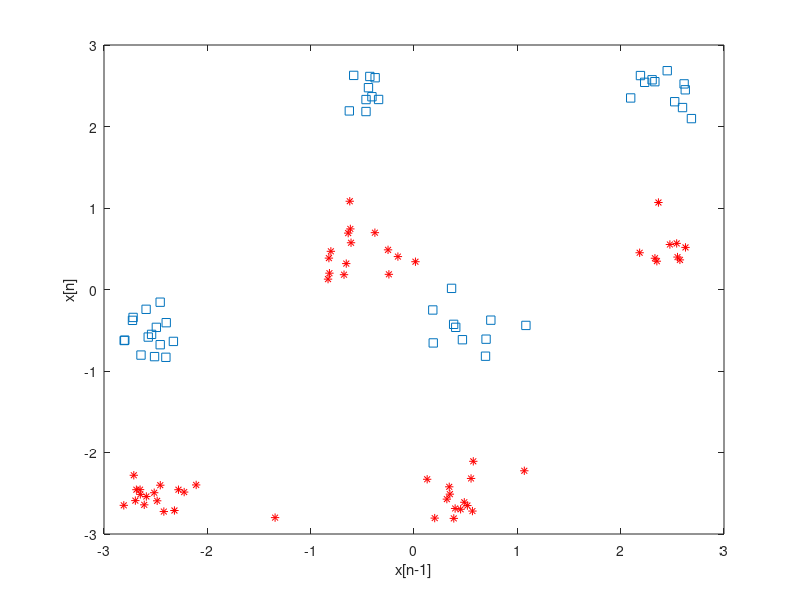

Here is the MATLAB script that generated this plot: (Note: this script raises an error after producing the figure.)
%Generating Random Numbers with a Seed 
randn('seed',54432) 
clear all
y=sign(randn(1,101));
a=1.5;
x=filter([1 a],1,y)+0.2*randn(size(y));
%to determine Symbol 
X=buffer(x,2,1,'nodelay'); 
i1=find(y(2:end)==1);
i2=find(y(2:end)==-1);
%Mat_Ploting the Dataset 
figure(1)
 plot(X(1,i1),X(2,i1),'s')
 hold all 
 plot(X(1,i2),X(2,i2),'r*')
 %Labeling Names
 xlabel('x[n-1]')
 ylabel('x[n]')
Y=y(2:end);
%RBF Classfier
%Mapping into Kernel
%Training_the_Model
x_1=X(1,:);
[G1,G2] = meshgrid(linspace(-3,3,100), linspace(-3,3,100)); 
%TEsting the model
x_1=G1(:)';
y_1=G2(:)';
x_3=[x_1' y_1']';
%HD_Kernel_RBF_Function 
K_Matrix_1=kernelmatrix('rbf',X,X,1);
%Kernel_SVM_Model_ From Library 
SVM=svmtrain(Y',[(1:length(Y))',K_Matrix_1], '-s 0 -t 4 -c  100')
idx=SVM.sv_indices';
coff=SVM.sv_coef';
%Random_Alpha
Alpha=zeros(1,100);
j=0
for i=1:15
    j=idx(i)
    Alpha(j)=coff(i);
    j+1
end 
y=Alpha*K_Matrix_1;
 
%Dot Products B\W Data for Test_sets 
%Matrix_RBF_Function
K_Exp_2=kernelmatrix('rbf',X,x_3,1);
Y_1=Alpha*K_Exp_2;
%Array_Reshap_Dimesions Size
R=reshape(Y_1,size(G1));
 
%Contour Plot for Matrix
contour(G1,G2,R,[0 0],'LineWidth',3,'Color','g')
% saveas(gcf,'gaussiansvm.pdf')
